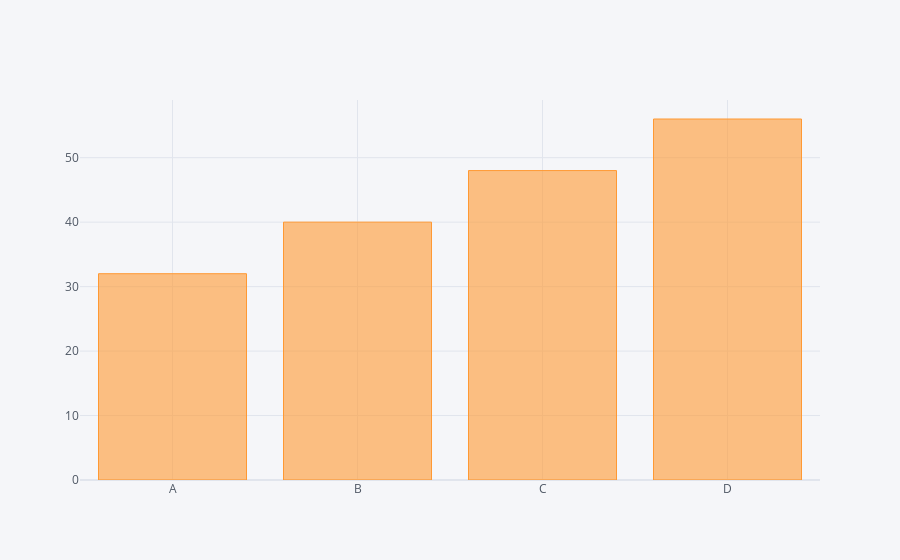

Notebook cell for this chart:
### Code cell
df2.iplot ( kind="bar" , x="CATEGORY" , y="VALUES" )

### Figure 1 — Plotly figure (JSON) as saved in the notebook; plotly's stock layout.template omitted (floating-point values rounded to 4 significant figures)
{"data": [{"marker": {"color": "rgba(255, 153, 51, 0.6)", "line": {"color": "rgba(255, 153, 51, 1.0)", "width": 1}}, "name": "VALUES", "orientation": "v", "text": "", "type": "bar", "x": ["A", "B", "C", "D"], "y": [32, 40, 48, 56]}], "layout": {"legend": {"bgcolor": "#F5F6F9", "font": {"color": "#4D5663"}}, "paper_bgcolor": "#F5F6F9", "plot_bgcolor": "#F5F6F9", "title": {"font": {"color": "#4D5663"}}, "xaxis": {"gridcolor": "#E1E5ED", "showgrid": true, "tickfont": {"color": "#4D5663"}, "title": {"font": {"color": "#4D5663"}, "text": ""}, "zerolinecolor": "#E1E5ED"}, "yaxis": {"gridcolor": "#E1E5ED", "showgrid": true, "tickfont": {"color": "#4D5663"}, "title": {"font": {"color": "#4D5663"}, "text": ""}, "zerolinecolor": "#E1E5ED"}}}
